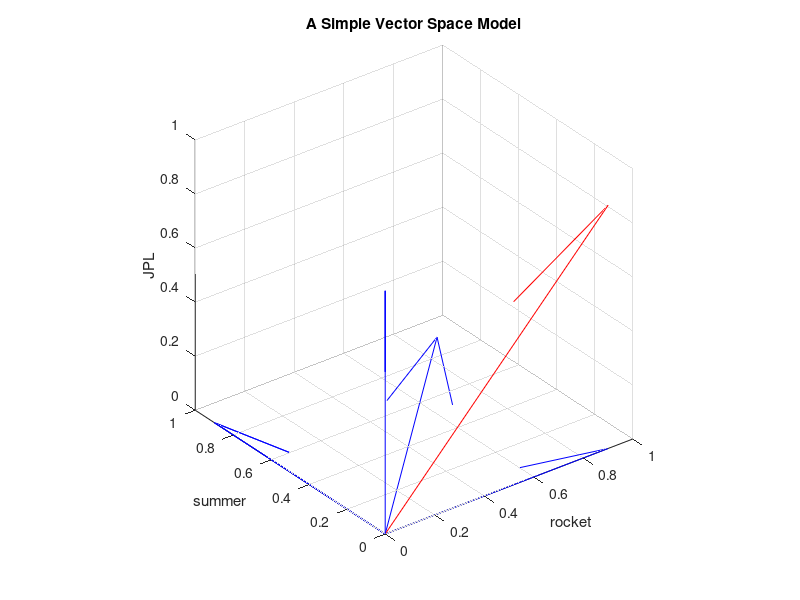

This chart was generated by the following MATLAB code:
%{
    Frances O'Leary, 8/21/2020

    A script used to plot vectors for my Vector
    Space Model Paper.
%}
quiver3(0, 0, 0, 1, 1, 0, 'b');
hold on
quiver3(0, 0, 0, 0, 0, 1, 'b');
quiver3(0, 0, 0, 0, 1, 0, 'b');
quiver3(0, 0, 0, 1, 0, 0, 'b');
quiver3(0, 0, 0, 0, 1, 0, 'b');
quiver3(0, 0, 0, 1, 0, 1, 'r');
xlabel('rocket');
ylabel('summer');
zlabel('JPL');
title("A Simple Vector Space Model");
axis([0 1 0 1 0 1])
axis equal
hold off